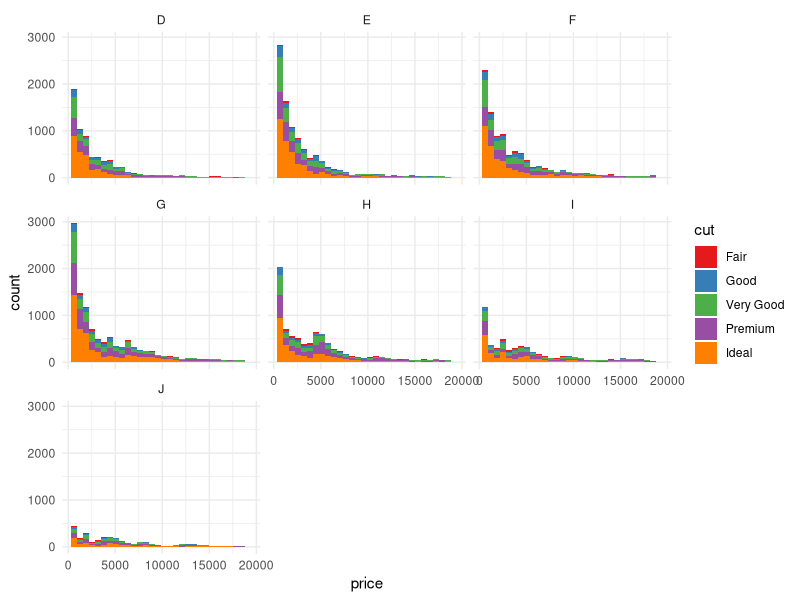
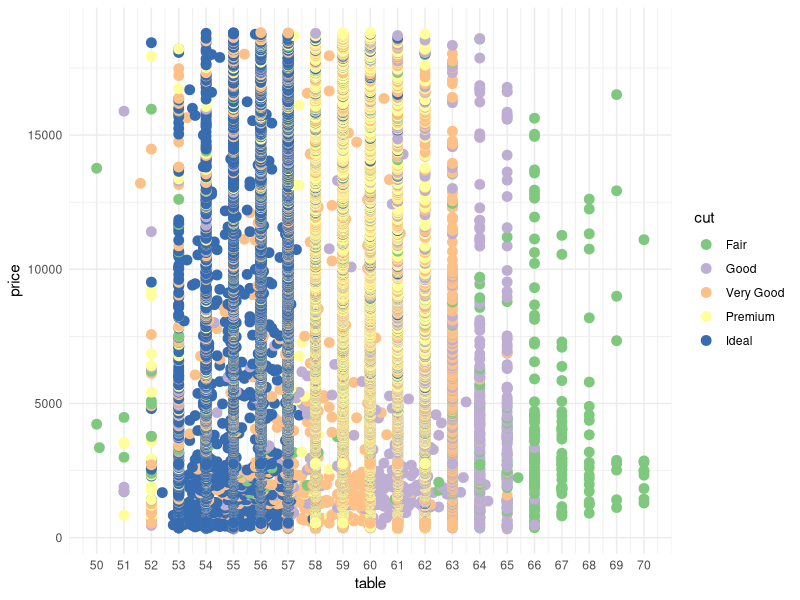
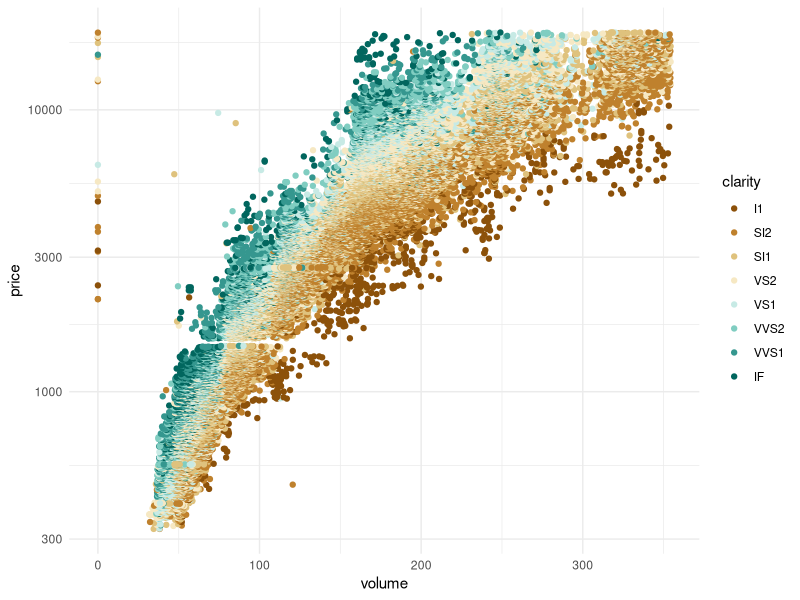

The R script that drew these images, in order: (Note: this script raises an error after producing the figures.)
## ---- chunk 1
library(ggplot2)
library(ggthemes)
theme_set(theme_minimal())
library(dplyr)
data(diamonds)

# Create a histogram of diamond prices.
# Facet the histogram by diamond color and use cut to color the histogram bars.

# The plot should look something like this. http://i.imgur.com/b5xyrOu.jpg

# Note: In the link, a color palette of type 'qual' was used to color the histogram using
# scale_fill_brewer(type = 'qual')
ggplot(aes(x = price), data = diamonds) +
  # other position values (fill, stack) look not better (or even worse)
  geom_histogram(aes(fill = cut), position = 'stack') + 
  facet_wrap(~ color) +
  scale_fill_brewer("cut", type = 'qual', palette = "Set1")
## ---- chunk 2
# Create a scatterplot of diamond price vs. table and color the points by the cut of
# the diamond.

# The plot should look something like this.
# http://i.imgur.com/rQF9jQr.jpg
ggplot(aes(x = table, y = price), data = diamonds) +
  geom_point(aes(color = cut), size = 3) +
  # add scale and limits to see typical range easily
  scale_x_continuous(limits = c(50, 70), breaks=seq(50, 70, 1)) +
  scale_color_brewer("cut", type = 'qual', palette = 1)
## ---- chunk 3
# Create a scatterplot of diamond price vs. volume (x * y * z) and color the points by
# the clarity of diamonds. 
# Use scale on the y-axis to take the log10 of price. You should also omit the top 1% of diamond volumes from the plot.

# Note: Volume is a very rough approximation of a diamond's actual volume.

# The plot should look something like this. http://i.imgur.com/excUpea.jpg

# Note: In the link, a color palette of type 'div' was used to color the scatterplot using
# scale_color_brewer(type = 'div')
diamonds$volume = diamonds$x * diamonds$y * diamonds$z
ggplot(aes(x = volume, y = price), data = subset(diamonds, volume < quantile(diamonds$volume, 0.99))) +
  geom_point(aes(color = clarity)) +
  scale_y_log10() +
  scale_color_brewer(type = 'div')


## ---- chunk 4
pf = read.delim('pseudo_facebook.tsv')
pf$prop_initiated = pf$friendships_initiated / pf$friend_count
## ---- chunk 5
# Create a line graph of 
# the median proportion of friendships initiated ('prop_initiated') vs. tenure 
# and color the line segment by year_joined.bucket.

# Recall, we created year_joined.bucket in Lesson 5
# by first creating year_joined from the variable tenure.
# Then, we used the cut function on year_joined to create
# four bins or cohorts of users.

# (2004, 2009]
# (2009, 2011]
# (2011, 2012]
# (2012, 2014]

# The plot should look something like this.
# http://i.imgur.com/vNjPtDh.jpg
# OR this
# http://i.imgur.com/IBN1ufQ.jpg
pf$year_joined <- 2014 - ceiling(pf$tenure / 365)
pf$year_joined.bucket <- cut(pf$year_joined, breaks = c(2004, 2009, 2011, 2012, 2014))
ggplot(aes(x = tenure, y = prop_initiated), data = pf) +
  geom_line(aes(color = year_joined.bucket), stat = 'summary', fun.y = median)
## ---- chunk 6
# Smooth the last plot you created of of prop_initiated vs tenure colored by
# year_joined.bucket. 
# You can bin together ranges of tenure or add a smoother to the plot.
ggplot(aes(x = 30 * round(tenure / 30), y = prop_initiated), data = pf) +
  geom_line(aes(color = year_joined.bucket), stat = 'summary', fun.y = median)

ggplot(aes(tenure, y = prop_initiated), data = pf) +
  geom_smooth(aes(color = year_joined.bucket))
## ---- chunk 7
with(subset(pf, pf$year_joined.bucket == "(2012,2014]"), table(year_joined.bucket))
# 0.6653892
with(subset(pf, year_joined.bucket == "(2012,2014]"), mean(prop_initiated, na.rm=TRUE))
## ---- chunk 8
# Create a scatter plot of the price/carat ratio of diamonds. 
# The variable x should be assigned to cut. 
# The points should be colored by diamond color, 
# and the plot should be faceted by clarity.

# The plot should look something like this.
# http://i.imgur.com/YzbWkHT.jpg.

# Note: In the link, a color palette of type 'div' was used to color the histogram using
# scale_color_brewer(type = 'div')

ggplot(aes(x = cut, y = price/carat), data = diamonds) +
  #geom_point(aes(color = color)) +
  # use geom_jitter to spread the values inside single color bucket
  geom_jitter(aes(color = color), alpha = 1, position = position_jitter(h = 0)) +
  facet_wrap(~ clarity) +
  scale_color_brewer(type = 'div')
## ---- chunk 9
# scatter/line plot of GDP and education level of population, male and female
library(openxlsx)
library(tidyr)
literacy_total <- read.xlsx('indicator SE_ADT_LITR_ZS.xlsx', rowNames = TRUE)
literacy_total <- mutate(literacy_total, country = rownames(literacy_total))
literacy_total <- gather(literacy_total, year, "literacy.total", 1:(length(literacy_total)-1), convert=TRUE)
literacy_total <- arrange(literacy_total, country, year)
literacy_total <- subset(literacy_total, !is.na(literacy_total$literacy.total))

literacy_male = read.xlsx('indicator SE_ADT_LITR_MA_ZS.xlsx', rowNames = TRUE)
literacy_male <- mutate(literacy_male, country = rownames(literacy_male))
literacy_male <- gather(literacy_male, year, "literacy.male", 1:(length(literacy_male)-1), convert=TRUE)
literacy_male <- arrange(literacy_male, country, year)
literacy_male <- subset(literacy_male, !is.na(literacy_male$literacy.male))

literacy_female = read.xlsx('indicator SE_ADT_LITR_FE_ZS.xlsx', rowNames = TRUE)
literacy_female <- mutate(literacy_female, country = rownames(literacy_female))
literacy_female <- gather(literacy_female, year, "literacy.female", 1:(length(literacy_female)-1), convert=TRUE)
literacy_female <- arrange(literacy_female, country, year)
literacy_female <- subset(literacy_female, !is.na(literacy_female$literacy.female))

income <- read.xlsx('indicator gapminder gdp_per_capita_ppp.xlsx', rowNames = TRUE, rows=1:260)
income <- mutate(income, country=rownames(income))
income <- gather(income, year, "income", 1:(length(income)-1), convert = TRUE)
income <- arrange(income, country, year)

lit_inc <- inner_join(income, literacy_total, by = c("country", "year"))
lit_inc <- inner_join(lit_inc, literacy_male, by = c("country", "year"))
lit_inc <- inner_join(lit_inc, literacy_female, by = c("country", "year"))
lit_inc$country.fact = factor(lit_inc$country)
## ---- chunk 10
lit_inc2 <- gather(lit_inc, "group", "literacy", 4:6)
lit_inc2$group.fact = factor(lit_inc2$group)
ggplot(aes(x = round(income/2000)*2000, y = literacy), data = lit_inc2) +
  geom_line(aes(color = group.fact), stat = 'summary', fun.y = mean) +
  scale_x_log10()
## ---- chunk 11
set.seed(4000)
sample.countries <- sample(levels(lit_inc$country.fact), 16)
ggplot(aes(x = literacy.total, y = income), data = subset(lit_inc, country %in% sample.countries)) +
  geom_point(size = 3) +
  scale_y_log10() +
  #scale_color_brewer(type = 'div', palette = 3)
  facet_wrap(~ country.fact)
